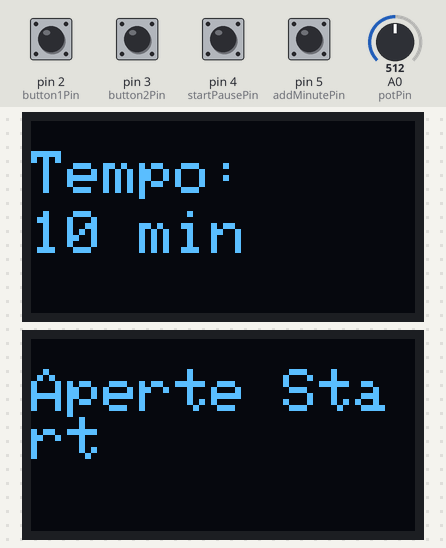
Bench run of a sketch on a simulated Arduino Uno, built with avr-gcc and run on an emulated ATmega328P. Parts: 2 × 128×64 one-colour display. The inputs (shaded band) are chosen by the test bench; at power-on: pin 2 (button1Pin), pin 3 (button2Pin), pin 4 (startPausePin), pin 5 (addMinutePin) HIGH, A0 (potPin) = 512.

Above: at 1.3 s.
1.4 s: pin 4 (startPausePin) pulled LOW for 0.15 s
At 3.0 s:
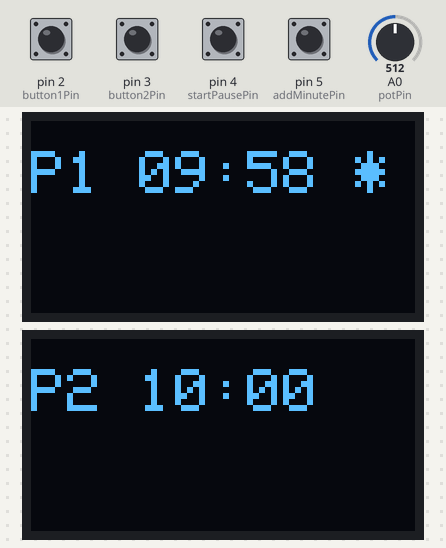
4.5 s: pin 2 (button1Pin) pulled LOW for 0.15 s
At 6.0 s:
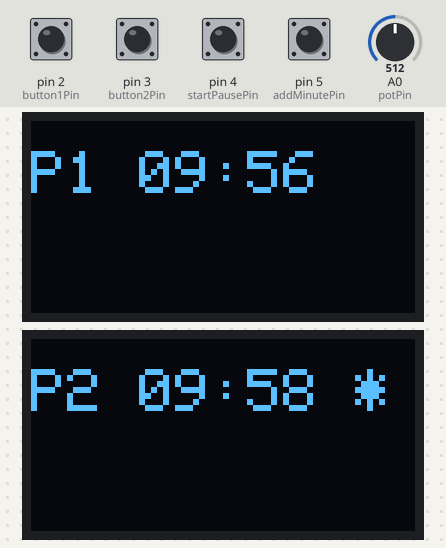
7.6 s: pin 3 (button2Pin) pulled LOW for 0.15 s
At 9.4 s:
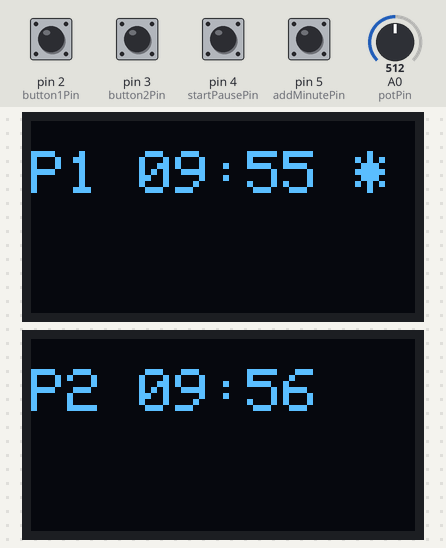
10.7 s: pin 2 (button1Pin) pulled LOW for 1 s
At 11.5 s:
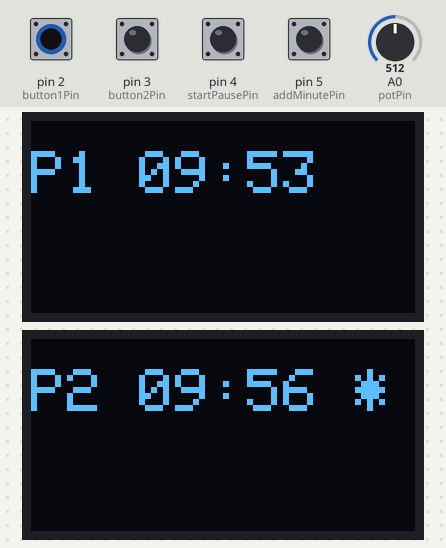
13.2 s: pin 5 (addMinutePin) pulled LOW for 0.15 s
At 14.5 s:
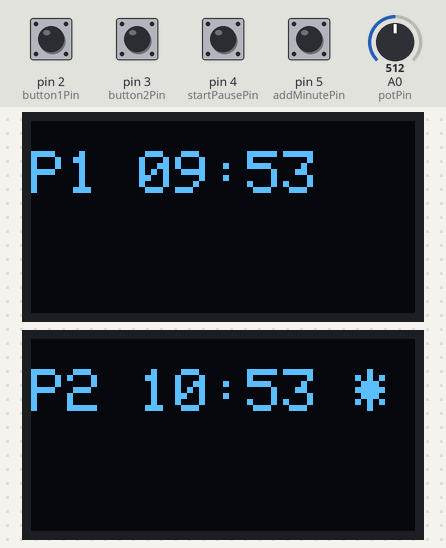
15.2 s: pin 3 (button2Pin) pulled LOW for 1 s
At 16.1 s:
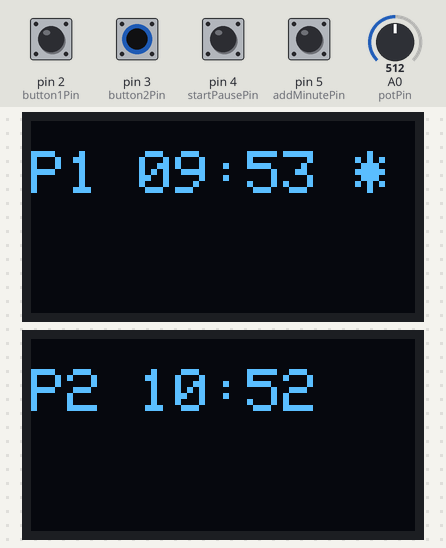
Timing chart, 0 to 18.2 s (numbered marks = the images above; inputs shaded):
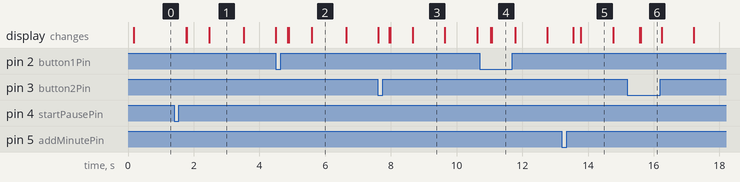

Measured:
- after the input at 1.4 s, the display: first changes after 0.37 s (image 1 shows a later state)
- after the input at 4.5 s, the display: first differs from a run without the input after 0.36 s (image 2 shows a later state)
- after the input at 7.6 s, the display: first differs from a run without the input after 0.35 s (image 3 shows a later state)
- after the input at 10.7 s, the display: first changes after 0.34 s (image 4 shows a later state)
- after the input at 15.2 s, the display: first changes after 0.38 s (image 6 shows a later state)
- what the display in image 1 shows lasts 1.0 s, from 2.5 s to 3.5 s

The sketch:

main.ino
```cpp
#include <Wire.h>
#include <Adafruit_GFX.h>
#include <Adafruit_SSD1306.h>

#define SCREEN_WIDTH 128
#define SCREEN_HEIGHT 64

Adafruit_SSD1306 display1(SCREEN_WIDTH, SCREEN_HEIGHT, &Wire, -1);
Adafruit_SSD1306 display2(SCREEN_WIDTH, SCREEN_HEIGHT, &Wire, -1);

const int button1Pin = 2;
const int button2Pin = 3;
const int startPausePin = 4;
const int addMinutePin = 5;
const int potPin = A0;

bool player1Turn = true;
bool running = false;
bool configuring = true;
bool isPaused = true;

unsigned long lastMillis;
unsigned long player1Time = 0;
unsigned long player2Time = 0;
int configMinutes = 5;

bool lastStartPauseState = HIGH;
bool lastAddMinState = HIGH;

void setup() {
  pinMode(button1Pin, INPUT_PULLUP);
  pinMode(button2Pin, INPUT_PULLUP);
  pinMode(startPausePin, INPUT_PULLUP);
  pinMode(addMinutePin, INPUT_PULLUP);

  display1.begin(SSD1306_SWITCHCAPVCC, 0x3C);
  display2.begin(SSD1306_SWITCHCAPVCC, 0x3D);

  display1.clearDisplay();
  display2.clearDisplay();
  display1.setTextSize(2);
  display2.setTextSize(2);
  display1.setTextColor(SSD1306_WHITE);
  display2.setTextColor(SSD1306_WHITE);
  updateDisplays();
}

void loop() {
  if (configuring) {
    int potValue = analogRead(potPin);
    if (potValue < 341) configMinutes = 5;
    else if (potValue < 682) configMinutes = 10;
    else configMinutes = 30;

    display1.clearDisplay();
    display1.setCursor(0, 10);
    display1.print("Tempo:");
    display1.setCursor(0, 30);
    display1.print(configMinutes);
    display1.print(" min");
    display1.display();

    display2.clearDisplay();
    display2.setCursor(0, 10);
    display2.print("Aperte Start");
    display2.display();
  }

  bool currentStartPause = digitalRead(startPausePin);
  if (currentStartPause == LOW && lastStartPauseState == HIGH) {
    if (configuring) {
      player1Time = configMinutes * 60 * 1000UL;
      player2Time = player1Time;
      configuring = false;
      running = true;
      isPaused = false;
      lastMillis = millis();
    } else {
      isPaused = !isPaused;
      lastMillis = millis();
    }
    delay(300);
  }
  lastStartPauseState = currentStartPause;

  bool currentAddMin = digitalRead(addMinutePin);
  if (currentAddMin == LOW && lastAddMinState == HIGH && running && !isPaused) {
    if (player1Turn) player1Time += 60000UL;
    else player2Time += 60000UL;
    delay(300);
  }
  lastAddMinState = currentAddMin;

  if (digitalRead(button1Pin) == LOW && player1Turn && running && !isPaused) {
    player1Turn = false;
    lastMillis = millis();
    delay(300);
  }

  if (digitalRead(button2Pin) == LOW && !player1Turn && running && !isPaused) {
    player1Turn = true;
    lastMillis = millis();
    delay(300);
  }

  if (running && !isPaused) {
    unsigned long now = millis();
    unsigned long elapsed = now - lastMillis;

    if (player1Turn) {
      player1Time = (elapsed < player1Time) ? player1Time - elapsed : 0;
    } else {
      player2Time = (elapsed < player2Time) ? player2Time - elapsed : 0;
    }

    lastMillis = now;
    updateDisplays();

    if (player1Time == 0 || player2Time == 0) {
      running = false;
    }
  }
}

void updateDisplays() {
  display1.clearDisplay();
  display1.setCursor(0, 10);
  display1.print("P1 ");
  printTime(display1, player1Time);
  if (player1Turn) display1.print(" *");
  display1.display();

  display2.clearDisplay();
  display2.setCursor(0, 10);
  display2.print("P2 ");
  printTime(display2, player2Time);
  if (!player1Turn) display2.print(" *");
  display2.display();
}

void printTime(Adafruit_SSD1306 &disp, unsigned long ms) {
  unsigned long seconds = ms / 1000;
  unsigned long minutes = seconds / 60;
  seconds = seconds % 60;

  if (minutes < 10) disp.print("0");
  disp.print(minutes);
  disp.print(":");
  if (seconds < 10) disp.print("0");
  disp.print(seconds);
}
```
